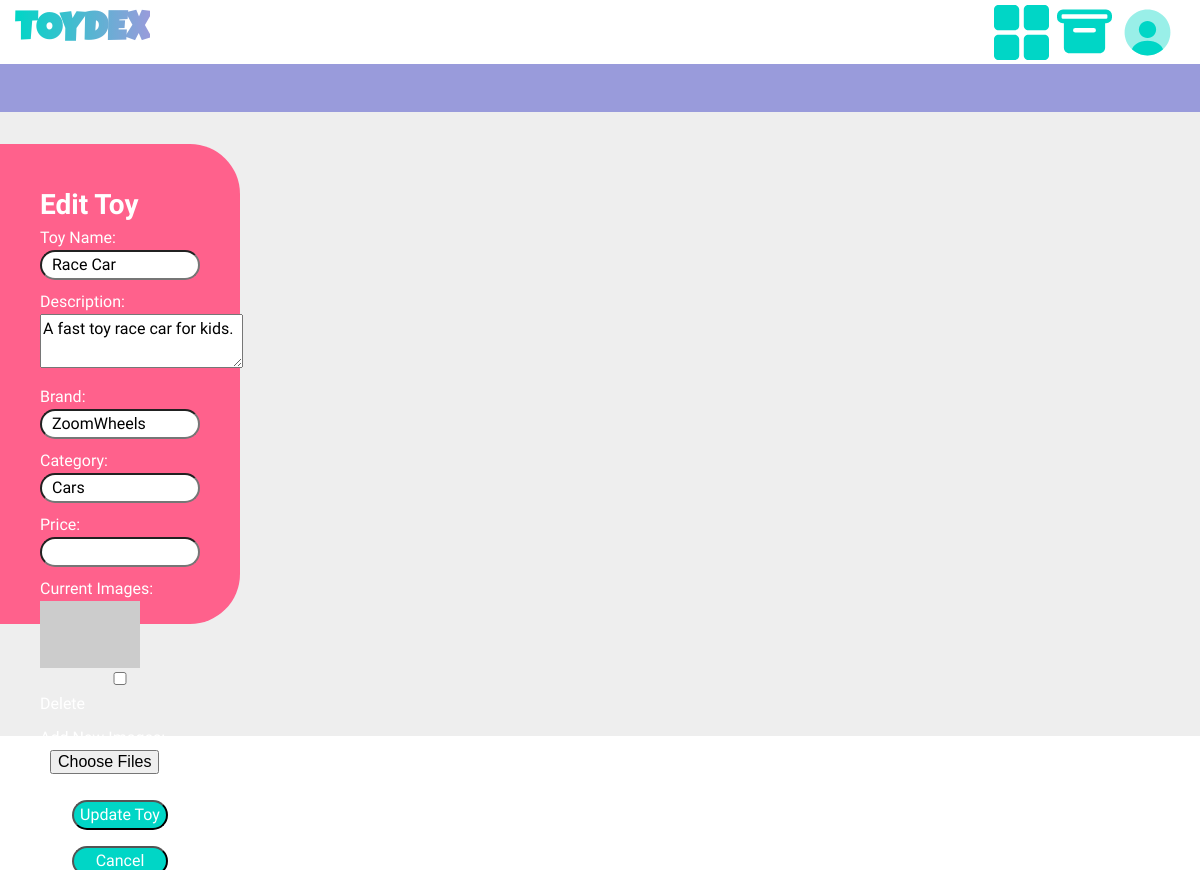
/edit_toy.php?item_id=3, run on the app's committed database.
### tables this page shows
CREATE TABLE `toyitem` (
  `item_id` int(11) NOT NULL,
  `name` varchar(100) NOT NULL,
  `description` text DEFAULT NULL,
  `brand` varchar(100) DEFAULT NULL,
  `category` varchar(100) DEFAULT NULL
);

CREATE TABLE `toyimage` (
  `image_id` int(11) NOT NULL,
  `image_url` varchar(255) NOT NULL,
  `description` text DEFAULT NULL,
  `is_primary_image` tinyint(1) DEFAULT NULL
);

### edit_toy.php (the view, shortened to what this page needs)
<?php
include 'DBConnector.php';
$item_id = $_GET['item_id'];
$sql_toy = "SELECT * FROM toyItem WHERE item_id = '$item_id'";
$result_toy = $conn->query($sql_toy);
$row_toy = $result_toy->fetch_assoc();
$sql_images = "SELECT ti.image_id, ti.image_url FROM toyImage ti JOIN has h ON ti.image_id = h.image_id WHERE h.item_id = '$item_id'";
$result_images = $conn->query($sql_images);
if ($_SERVER["REQUEST_METHOD"] == "POST") {
    $name = $_POST['name'];
    $description = $_POST['description'];
    $brand = $_POST['brand'];
    $category = $_POST['category'];
    $price = $_POST['price'];
    $sql_update = "UPDATE toyItem SET name = '$name', description = '$description', brand = '$brand', category = '$category', price = '$price' WHERE item_id = '$item_id'";
    $conn->query($sql_update);
    if (isset($_POST['delete_images'])) {
        foreach ($_POST['delete_images'] as $del_image_id) {
            $sql_delete_has = "DELETE FROM has WHERE image_id = '$del_image_id' AND item_id = '$item_id'";
            $conn->query($sql_delete_has);
            $sql_check_has = "SELECT * FROM has WHERE image_id = '$del_image_id'";
            $result_check = $conn->query($sql_check_has);
            if ($result_check->num_rows == 0) {
                $sql_delete_image = "DELETE FROM toyImage WHERE image_id = '$del_image_id'";
                $conn->query($sql_delete_image);
            }
        }
    }
    if (isset($_FILES['new_images']) && $_FILES['new_images']['error'][0] == 0) {
        $upload_dir = 'Uploads/';
        foreach ($_FILES['new_images']['tmp_name'] as $key => $tmp_name) {
            $file_name = $_FILES['new_images']['name'][$key];
            $file_tmp = $_FILES['new_images']['tmp_name'][$key];
            $image_id = 'img_' . uniqid();
            $uploaded_file = $upload_dir . basename($file_name);
            if (move_uploaded_file($file_tmp, $uploaded_file)) {
                $sql_image = "INSERT INTO toyImage (image_id, image_url, description, is_primary_image) VALUES ('$image_id', '$uploaded_file', '', 0)";
                $conn->query($sql_image);
                $sql_has = "INSERT INTO has (item_id, image_id) VALUES ('$item_id', '$image_id')";
                $conn->query($sql_has);
            }
        }
    }
    echo "Toy updated successfully";
} else {
    ?>
    <!DOCTYPE html>
    <html lang="en">
    <head>
        <link rel="stylesheet" href="styles.css">
    </head>
    <body>
        <section class="home">
            <header>
                <div class="main-header">
                    <h1 class="toydex-logo">TOYDEX</h1>
                    <nav>
                        <ul>
                            <li><a href="home.php"><img src="images/view-grid-svgrepo-com.svg" alt="home"></a></li>
                            <li><a href="#"><img src="images/inventory-svgrepo-com.svg" alt="inventory"></a></li>
                            <li><a href="#"><img src="images/profile-circle-svgrepo-com.svg" alt="profile"></a></li>
                        </ul>
                    </nav>
                </div>
                <div class="divider"></div>
            </header>
            <section class="filter-item-container">
                <div class="filter-container">
                    <h2>Edit Toy</h2>
                    <form method="post" action="edit_toy.php?item_id=<?php echo $item_id; ?>" enctype="multipart/form-data" class="form-vertical">
                        <div class="form-group">
                            <label for="name">Toy Name:</label>
                            <input type="text" id="name" name="name" value="<?php echo $row_toy['name']; ?>" required>
                        </div>
                        <div class="form-group">
                            <label for="description">Description:</label>
                            <textarea id="description" name="description"><?php echo $row_toy['description']; ?></textarea>
                        </div>
                        <div class="form-group">
                            <label for="brand">Brand:</label>
                            <input type="text" id="brand" name="brand" value="<?php echo $row_toy['brand']; ?>" required>
                        </div>
                        <div class="form-group">
                            <label for="category">Category:</label>
                            <input type="text" id="category" name="category" value="<?php echo $row_toy['category']; ?>" required>
                        </div>
                        <div class="form-group">
                            <label for="price">Price:</label>
                            <input type="number" step="0.01" id="price" name="price" value="<?php echo $row_toy['price']; ?>" required>
                        </div>
                        <div class="form-group">
                            <label>Current Images:</label>
                            <?php while ($row_image = $result_images->fetch_assoc()) { ?>
                                <img src="<?php echo $row_image['image_url']; ?>" width="100">
                                <input type="checkbox" name="delete_images[]" value="<?php echo $row_image['image_id']; ?>"> Delete<br>
                            <?php } ?>
                        </div>
                        <div class="form-group">
                            <label for="new_images">Add New Images:</label>
                            <input type="file" id="new_images" name="new_images[]" multiple>
                        </div>
                        <div class="form-group">
                            <button type="submit">Update Toy</button>
                            <button type="button" onclick="window.location.href='home.php'">Cancel</button>
                        </div>
                    </form>
                </div>
            </section>
        </section>
    </body>
    </html>
    <?php
}
?>

### styles.css (style rules this page uses)
*, *::before, *::after { box-sizing: border-box; }
* { margin: 0; }
@media (prefers-reduced-motion: no-preference) { html { interpolate-size: allow-keywords; } }
body { line-height: 1.5; -webkit-font-smoothing: antialiased; }
img, picture, video, canvas, svg { display: block; max-width: 100%; }
input, button, textarea, select { font: inherit; }
p, h1, h2, h3, h4, h5, h6 { overflow-wrap: break-word; }
h1, h2, h3, h4, h5, h6 { text-wrap: balance; }
:root { --purple: #999BDB; --green: #00D6C6; --dark-green: #00a99e; --pink: #FF618C; --blue: #00ABF8; --yellow: #FFAB00; --orange: #FF7358; --black: #000000; --grey: #BBBBBB; --light-grey: #EEEEEE; }
body { font-family: "Luckiest Guy", cursive; margin: 0; }
header { display: flex; flex-direction: column; position: sticky; top: 0; z-index: 10; }
.home header .main-header { display: flex; justify-content: space-between; padding: 20px 15px 20px 15px; top: 0; height: 4rem; align-items: center; background-color: white; }
.home header .main-header h1 { background: linear-gradient(to right, var(--green), var(--purple)); -webkit-background-clip: text; background-clip: text; color: transparent; font-size: 2.5rem; }
.home header .main-header nav { display: flex; list-style: none; justify-content: space-between; top: 0; }
.home header .main-header nav ul { display: flex; list-style: none; gap: 0.5rem; margin: 0; overflow: hidden; padding: 10px; }
.home header .main-header nav ul li { transition: .3s ease; }
.home header .main-header nav ul li a { display: block; text-decoration: none; }
.home header .main-header nav ul li a img { width: 55px; height: 55px; }
.home header .divider { height: 3rem; background-color: var(--purple); }
.home .filter-item-container { display: flex; background-color: var(--light-grey); height: 78vh; flex-direction: row; }
.home .filter-item-container .filter-container { background-color: var(--pink); margin-top: 1rem; height: 60vh; width: 20vw; border-radius: 0 50px 50px 0; position: sticky; top: 9rem; font-family: Manjari, sans-serif; color: white; padding: 2.5rem; }
.home .filter-item-container .filter-container h2 { font-size: 1.75rem; }
.home .filter-item-container .filter-container form .form-group > input, .home .filter-item-container .filter-container form .form-group > select { width: 100%; }
.home .filter-item-container .filter-container form .form-group { padding-bottom: 10px; }
.home .filter-item-container .filter-container form .form-group input { border-radius: 50px; padding-left: 10px; }
.home .filter-item-container .filter-container form .form-group button { background-color: #00D6C6; color: white; width: 6rem; border-radius: 50px; display: block; margin: 0 auto; margin-top: 1rem; }

### data on the page
toyitem: name "Race Car", description "A fast toy race car for kids.", brand "ZoomWheels", category "Cars"
